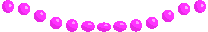
#> input picture phaser-fay/ball.png, 208 x 32 px; its folder holds 4 pictures in this run
$ python combiner.py
#> lines starting #> are read from the running program, lines starting #| are printed output that depends on the picture
import os
import sys
from glob import glob
from PIL import Image

def __main__():
    folder = None
    if len(sys.argv) == 2:
        folder = sys.argv[1]
    else:
        folder = raw_input('folder name: ')
#> the answer given: .

    imagenames = sorted(glob(os.path.join(folder, '*.png')))

    if len(imagenames) == 0:
        print('Error: no images found in ' + folder)
        return

    # Load images and calculate image size for the merged image.
    total_width = 0
    total_height = 0
    images = []
    for imgname in imagenames:
        image = Image.open(imgname)
#> image is the input picture: PIL image 208x32 RGBA; mean R, G, B, A 57.6, 12.5, 57.4, 59.5
        images.append(image)
        total_width += image.size[0]
#> total_width = 208
        total_height = max(total_height, image.size[1])
#> total_height = 32

    # Merge images.
    merged = Image.new('RGBA', (total_width, total_height))
#> merged: PIL image 776x32 RGBA; every value is 0
    paste_pos = 0
    for img in images:
        merged.paste(img, (paste_pos, 0))
        paste_pos += img.size[0]
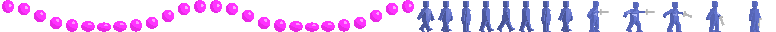
#> merged: PIL image 776x32 RGBA; mean R, G, B, A 44, 21.8, 56.5, 68.3; transparent parts drawn white

    # Save merged image.
    merged.save(folder + '.png', 'PNG')

if __name__ == '__main__':
    __main__()
